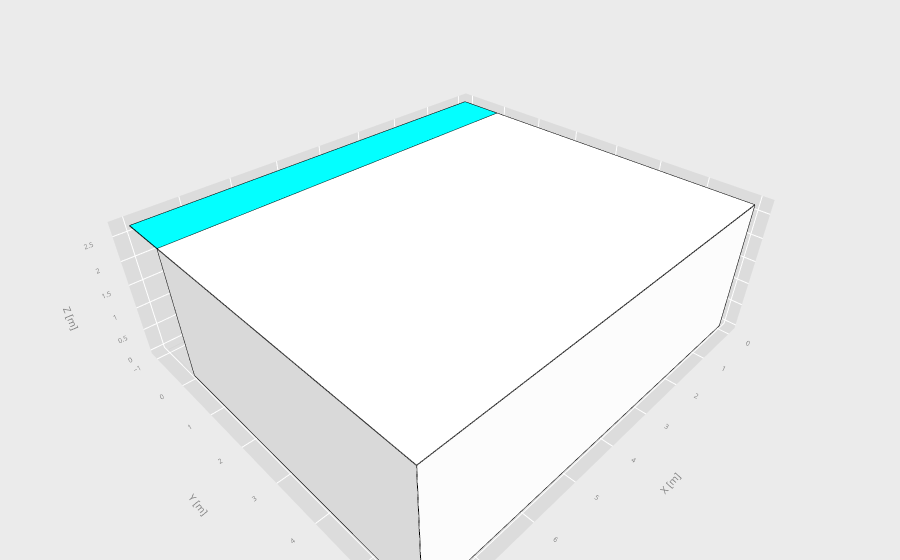

Notebook source saved alongside this figure:
### Code cell
import datetime as dt

date = dt.datetime(2001,3,21,12,0,0)
pro.show_3D(jupyter=True)
#pro.show_3D_shadows(date,jupyter=True)
#pro.show_3D_shadows_animation(date,jupyter=True)

### Figure 1 — Plotly figure (JSON) as saved in the notebook; plotly's stock layout.template omitted (floating-point values rounded to 4 significant figures)
{"data": [{"color": "rgb(255,255,255)", "flatshading": true, "hovertemplate": "<b>north_wall</b><extra></extra>", "i": [0, 0], "j": [1, 2], "k": [2, 3], "lighting": {"ambient": 0.85, "diffuse": 0.5, "specular": 0.05}, "name": "north_wall", "opacity": 1, "type": "mesh3d", "x": [8.0, 8.0, 0.0, 0.0], "y": [6.0, 6.0, 6.0, 6.0], "z": [2.7, 0.0, 0.0, 2.7]}, {"hoverinfo": "skip", "line": {"color": "black", "width": 2}, "mode": "lines", "showlegend": false, "type": "scatter3d", "x": [8, 0, 0, 8, 8, null], "y": [6, 6.0, 6.0, 6, 6, null], "z": [0, 0, 2.7, 2.7, 0, null]}, {"color": "rgb(255,255,255)", "flatshading": true, "hovertemplate": "<b>east_wall</b><extra></extra>", "i": [0, 0], "j": [1, 2], "k": [2, 3], "lighting": {"ambient": 0.85, "diffuse": 0.5, "specular": 0.05}, "name": "east_wall", "opacity": 1, "type": "mesh3d", "x": [8.0, 8.0, 8.0, 8.0], "y": [0.0, 0.0, 6.0, 6.0], "z": [2.7, 0.0, 0.0, 2.7]}, {"hoverinfo": "skip", "line": {"color": "black", "width": 2}, "mode": "lines", "showlegend": false, "type": "scatter3d", "x": [8, 8, 8, 8, 8, null], "y": [0, 6, 6, 0, 0, null], "z": [0, 0, 2.7, 2.7, 0, null]}, {"color": "rgb(255,255,255)", "flatshading": true, "hovertemplate": "<b>south_wall</b><extra></extra>", "i": [0, 0, 0, 0, 5, 5, 7, 7, 7, 1, 1, 1, 3, 3], "j": [1, 2, 3, 4, 4, 6, 6, 8, 9, 9, 10, 11, 10, 9], "k": [2, 3, 4, 5, 6, 7, 8, 9, 1, 10, 11, 2, 9, 4], "lighting": {"ambient": 0.85, "diffuse": 0.5, "specular": 0.05}, "name": "south_wall", "opacity": 1, "type": "mesh3d", "x": [0.0, 0.0, 0.5, 3.5, 4.5, 8.0, 7.5, 8.0, 7.5, 4.5, 3.5, 0.5], "y": [0.0, 0.0, 0.0, 0.0, 0.0, 0.0, 0.0, 0.0, 0.0, 0.0, 0.0, 0.0], "z": [2.7, 0.0, 2.2, 2.2, 2.2, 2.7, 2.2, 0.0, 0.2, 0.2, 0.2, 0.2]}, {"hoverinfo": "skip", "line": {"color": "black", "width": 2}, "mode": "lines", "showlegend": false, "type": "scatter3d", "x": [0, 8, 8, 0, 0, null], "y": [0, 0, 0, 0, 0, null], "z": [0, 0, 2.7, 2.7, 0, null]}, {"color": "rgb(15,0,251)", "flatshading": true, "hovertemplate": "<b>south_window_1</b><extra></extra>", "i": [0, 0], "j": [1, 2], "k": [2, 3], "lighting": {"ambient": 0.85, "diffuse": 0.5, "specular": 0.05}, "name": "south_window_1", "opacity": 0.6, "type": "mesh3d", "x": [0.5, 0.5, 3.5, 3.5], "y": [0.0, 0.0, 0.0, 0.0], "z": [2.2, 0.2, 0.2, 2.2]}, {"hoverinfo": "skip", "line": {"color": "black", "width": 2}, "mode": "lines", "showlegend": false, "type": "scatter3d", "x": [0.5, 3.5, 3.5, 0.5, 0.5, null], "y": [0, 0, 0, 0, 0, null], "z": [0.2, 0.2, 2.2, 2.2, 0.2, null]}, {"color": "rgb(15,0,251)", "flatshading": true, "hovertemplate": "<b>south_window_2</b><extra></extra>", "i": [0, 0], "j": [1, 2], "k": [2, 3], "lighting": {"ambient": 0.85, "diffuse": 0.5, "specular": 0.05}, "name": "south_window_2", "opacity": 0.6, "type": "mesh3d", "x": [4.5, 4.5, 7.5, 7.5], "y": [0.0, 0.0, 0.0, 0.0], "z": [2.2, 0.2, 0.2, 2.2]}, {"hoverinfo": "skip", "line": {"color": "black", "width": 2}, "mode": "lines", "showlegend": false, "type": "scatter3d", "x": [4.5, 7.5, 7.5, 4.5, 4.5, null], "y": [0, 0, 0, 0, 0, null], "z": [0.2, 0.2, 2.2, 2.2, 0.2, null]}, {"color": "rgb(255,255,255)", "flatshading": true, "hovertemplate": "<b>west_wall</b><extra></extra>", "i": [0, 0], "j": [1, 2], "k": [2, 3], "lighting": {"ambient": 0.85, "diffuse": 0.5, "specular": 0.05}, "name": "west_wall", "opacity": 1, "type": "mesh3d", "x": [0.0, 0.0, 3.674e-16, 3.674e-16], "y": [6.0, 6.0, 0.0, 0.0], "z": [2.7, 0.0, 0.0, 2.7]}, {"hoverinfo": "skip", "line": {"color": "black", "width": 2}, "mode": "lines", "showlegend": false, "type": "scatter3d", "x": [0, 3.674e-16, 3.674e-16, 0, 0, null], "y": [6, 0, 0, 6, 6, null], "z": [0, 0, 2.7, 2.7, 0, null]}, {"color": "rgb(255,255,255)", "flatshading": true, "hovertemplate": "<b>roof_wall</b><extra></extra>", "i": [0, 0], "j": [1, 2], "k": [2, 3], "lighting": {"ambient": 0.85, "diffuse": 0.5, "specular": 0.05}, "name": "roof_wall", "opacity": 1, "type": "mesh3d", "x": [0.0, 0.0, 8.0, 8.0], "y": [6.0, 0.0, 0.0, 6.0], "z": [2.7, 2.7, 2.7, 2.7]}, {"hoverinfo": "skip", "line": {"color": "black", "width": 2}, "mode": "lines", "showlegend": false, "type": "scatter3d", "x": [0, 8, 8, 0, 0, null], "y": [0, 0, 6, 6, 0, null], "z": [2.7, 2.7, 2.7, 2.7, 2.7, null]}, {"color": "rgb(255,255,255)", "flatshading": true, "hovertemplate": "<b>floor_wall</b><extra></extra>", "i": [0, 0], "j": [1, 2], "k": [2, 3], "lighting": {"ambient": 0.85, "diffuse": 0.5, "specular": 0.05}, "name": "floor_wall", "opacity": 1, "type": "mesh3d", "x": [0.0, 0.0, 8.0, 8.0], "y": [0.0, 6.0, 6.0, 0.0], "z": [3.674e-16, 0.0, 0.0, 3.674e-16]}, {"hoverinfo": "skip", "line": {"color": "black", "width": 2}, "mode": "lines", "showlegend": false, "type": "scatter3d", "x": [0, 8, 8, 0, 0, null], "y": [6, 6, 0, 0, 6, null], "z": [0, 0, 3.674e-16, 3.674e-16, 0, null]}, {"color": "rgb(0,255,255)", "flatshading": true, "hovertemplate": "<b>overhang</b><extra></extra>", "i": [0, 0], "j": [1, 2], "k": [2, 3], "lighting": {"ambient": 0.85, "diffuse": 0.5, "specular": 0.05}, "name": "overhang", "opacity": 1, "type": "mesh3d", "x": [0.0, 0.0, 8.0, 8.0], "y": [0.0, -1.0, -1.0, 0.0], "z": [2.7, 2.7, 2.7, 2.7]}, {"hoverinfo": "skip", "line": {"color": "black", "width": 2}, "mode": "lines", "showlegend": false, "type": "scatter3d", "x": [0, 8, 8, 0, 0, null], "y": [-1, -1, 0, 0, -1, null], "z": [2.7, 2.7, 2.7, 2.7, 2.7, null]}, {"hoverinfo": "skip", "line": {"color": "rgba(100,100,100,0.5)", "width": 1}, "mode": "lines", "showlegend": false, "type": "scatter3d", "x": [0, 8, 8, 0, 0], "y": [-1, -1, 6.0, 6.0, -1], "z": [0, 0, 0, 0, 0]}, {"hoverinfo": "skip", "line": {"color": "rgba(100,100,100,0.5)", "width": 1}, "mode": "lines", "showlegend": false, "type": "scatter3d", "x": [0, 0, 0, 0, 0], "y": [-1, 6.0, 6.0, -1, -1], "z": [0, 0, 2.7, 2.7, 0]}, {"hoverinfo": "skip", "line": {"color": "rgba(100,100,100,0.5)", "width": 1}, "mode": "lines", "showlegend": false, "type": "scatter3d", "x": [0, 8, 8, 0, 0], "y": [0, 0, 0, 0, 0], "z": [0, 0, 2.7, 2.7, 0]}], "layout": {"margin": {"b": 0, "l": 0, "r": 0, "t": 0}, "paper_bgcolor": "rgb(235, 235, 235)", "scene": {"aspectmode": "data", "bgcolor": "rgb(235, 235, 235)", "xaxis": {"backgroundcolor": "rgb(220, 220, 220)", "showbackground": true, "tickfont": {"color": "gray", "size": 9}, "title": {"font": {"color": "gray", "size": 10}, "text": "X [m]"}}, "yaxis": {"backgroundcolor": "rgb(220, 220, 220)", "showbackground": true, "tickfont": {"color": "gray", "size": 9}, "title": {"font": {"color": "gray", "size": 10}, "text": "Y [m]"}}, "zaxis": {"backgroundcolor": "rgb(220, 220, 220)", "showbackground": true, "tickfont": {"color": "gray", "size": 9}, "title": {"font": {"color": "gray", "size": 10}, "text": "Z [m]"}}}, "showlegend": false}}
